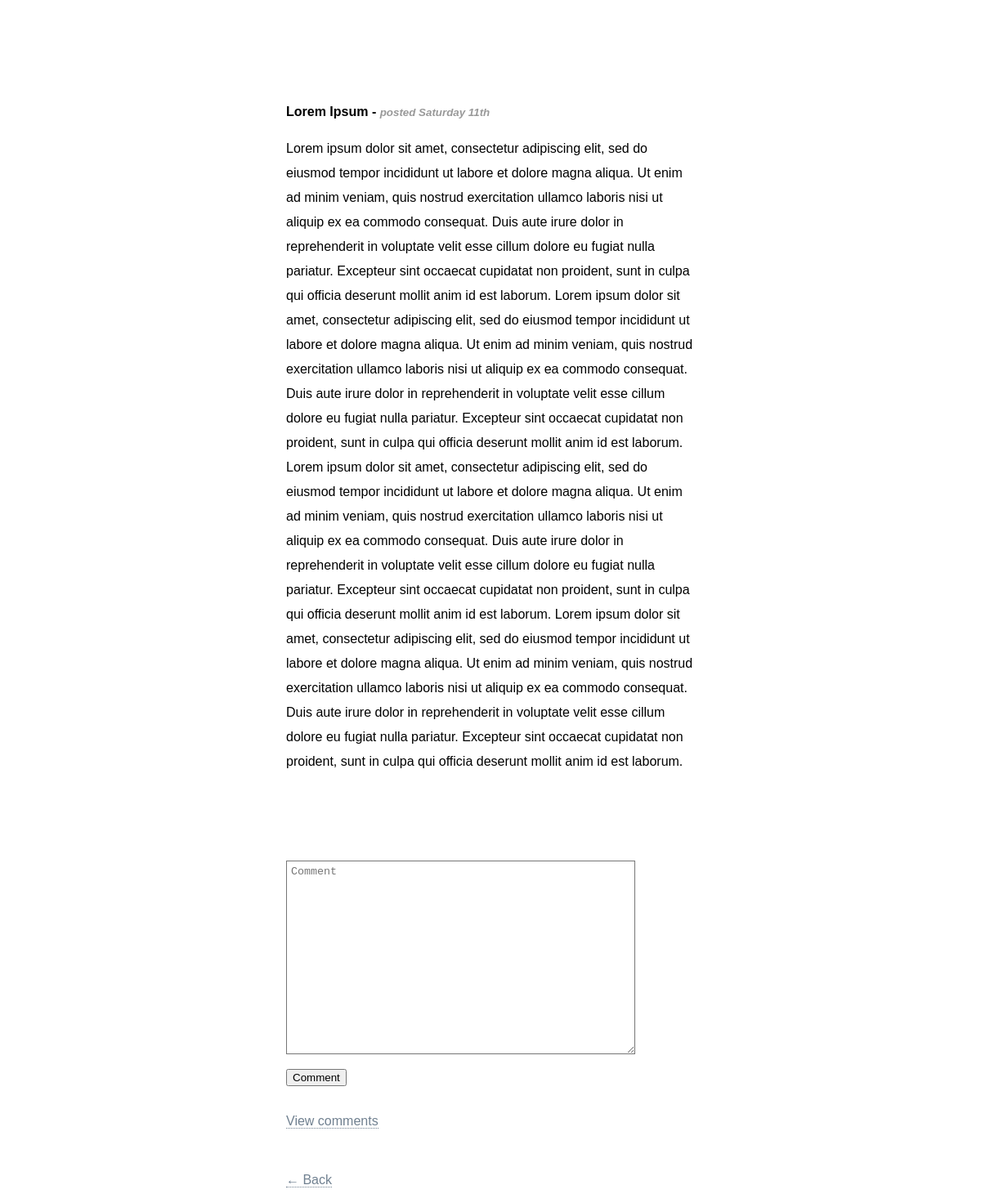
The page /view/article.php?id=1 on the database its author committed.
### tables this page shows
CREATE TABLE IF NOT EXISTS `articles` (
  `article_id` int(11) NOT NULL AUTO_INCREMENT,
  `category_id` int(11) NOT NULL,
  `article_title` varchar(30) NOT NULL,
  `article_content` text NOT NULL,
  `article_timestamp` int(10) NOT NULL,
  PRIMARY KEY (`article_id`),
  KEY `category_id` (`category_id`)
);

### includes/article.php (called while the page is built, shortened)
<?php
class Article
{
    public function fetch_data($article_id)
    {
        global $pdo;
        $query = $pdo->prepare("SELECT * FROM articles WHERE article_id = ?");
        $query->bindValue(1, $article_id);
        $query->execute();
        return $query->fetch();
    }
}
?>

### view/article.php (the view, shortened to what this page needs)
<?php
require_once('../includes/connection.php');
require_once('../includes/article.php');
$article = new Article;
if (isset($_GET['id'])) {
    $id = $_GET['id'];
    $data = $article->fetch_data($id); ?>
<html>
 <head>
     <link rel="stylesheet" href="../style.css"/>
    </head>
    <body>
        <div class="container">
            <h4><?php echo $data['article_title']; ?> -
                <small>posted <?php echo date('l jS', $data['article_timestamp']); ?></small>
            </h4>
            <p><?php echo $data['article_content']; ?></p>
            <br>
            <br>
            <br>
            <br>
            <br>
            <form action="article.php?id=<?php echo $_GET['id']; ?>" method="post">
            <textarea rows="15" cols="50" placeholder="Comment" name="comment"></textarea><br><br>
            <input type="submit" value="Comment" />
            </form>
            <br>
            <a href="comments.php?id=<?php echo $data['article_id']; ?>">View comments</a>
            <br><br><br><br>
            <a href="../index.php">&larr; Back</a>
        </div>
     </body>
</html>
<?php
} else {
        header('Location: ../index.php');
        exit();
    }
?>

### style.css (style rules this page uses)
body { padding-top: 120px; font-family: Arial; }
.container { width: 500px; margin: 0 auto; }
a:link, a:visited { color: slategray; text-decoration: none; border-bottom: 1px dotted slategray; }
small { color: #999; font-style: italic; }
p { line-height: 30px; }
input[type=text], input[type=password], textarea { -webkit-appearance: none; padding: 5px; border 1px solid #ccc; }

### rows shown on the page
articles: article_title "Lorem Ipsum", article_timestamp "Saturday 11th", article_content "Lorem ipsum dolor sit amet, consectetur adipiscing elit, sed do eiusmod tempor incididunt ut labore et dolore magna aliqua. Ut enim ad minim veniam, quis nostrud exercitation ullamco laboris nisi ut aliquip ex ea commodo consequat. Duis aute irure dolor in reprehenderit in voluptate velit esse cillum dolore eu fugiat nulla pariatur. Excepteur sint occaecat cupidatat non proident, sunt in culpa qui officia deserunt mollit anim id est laborum. Lorem ipsum dolor sit amet, consectetur adipiscing elit, sed do eiusmod tempor incididunt ut labore et dolore magna aliqua. Ut enim ad minim veniam, quis nostrud exercitation ullamco laboris nisi ut aliquip ex ea commodo consequat. Duis aute irure dolor…"
